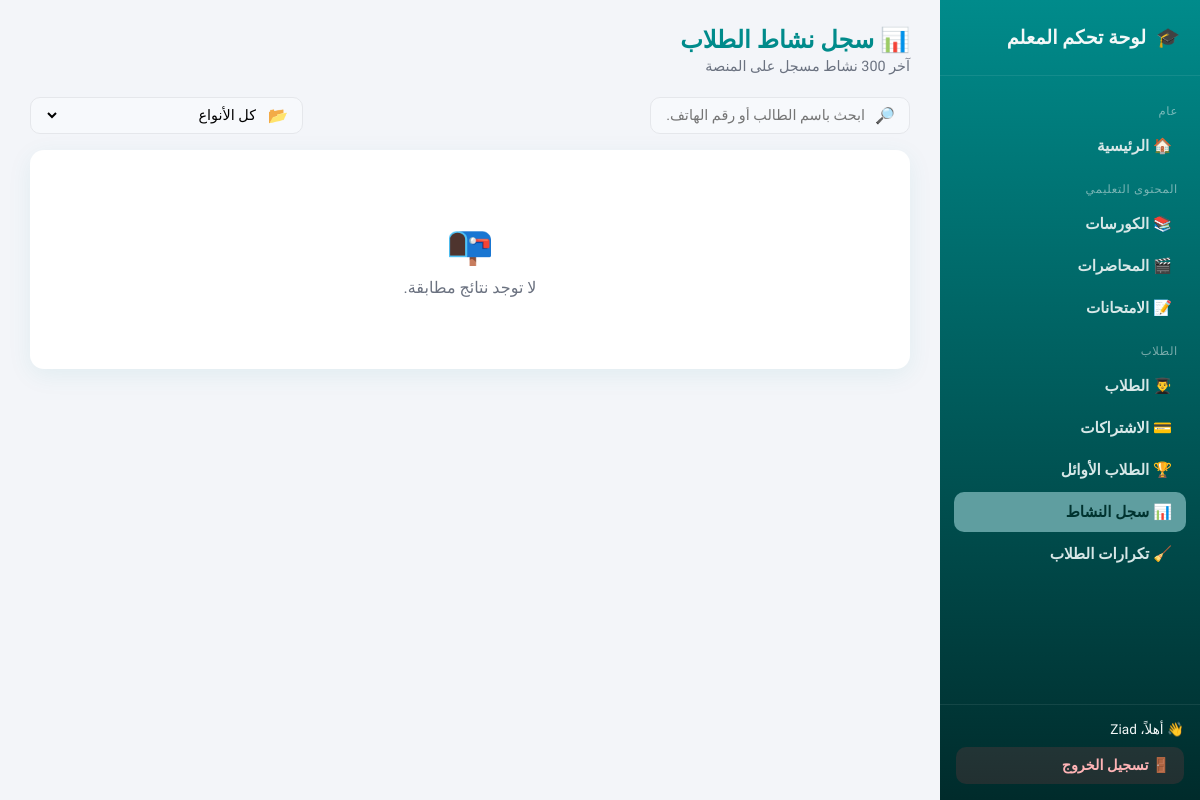
Before: /dashboard/activity-log/ (signed in) with the older database file.
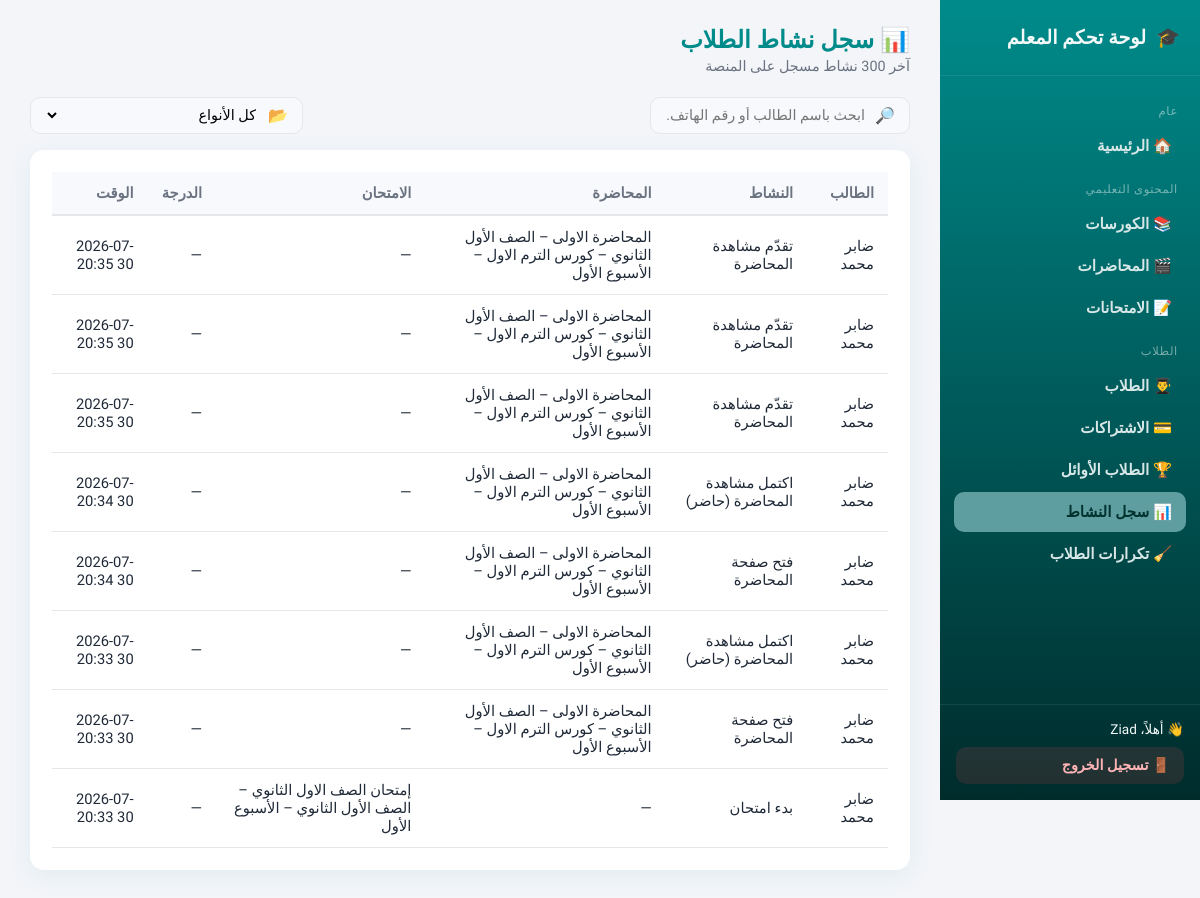
After: the same page with the newer database file.
### accounts/models.py (models this page shows, shortened)
class ActivityLog(models.Model):
    ACTIVITY_TYPES = [
        ('lecture_view', 'فتح صفحة المحاضرة'),
        ('lecture_progress', 'تقدّم مشاهدة المحاضرة'),
        ('lecture_present', 'اكتمل مشاهدة المحاضرة (حاضر)'),
        ('exam_started', 'بدء امتحان'),
        ('exam_submitted', 'تم إرسال إجابات الامتحان'),
        ('exam_completed', 'اكتمل الامتحان'),
        ('login', 'تسجيل دخول'),
        ('logout', 'تسجيل خروج'),
        ('other', 'نشاط آخر'),
    ]
    student = models.ForeignKey(
        'accounts.Student',
        on_delete=models.CASCADE,
        related_name='activity_logs',
        verbose_name="الطالب"
    )
    activity_type = models.CharField(max_length=30, choices=ACTIVITY_TYPES, verbose_name="نوع النشاط")
    lecture = models.ForeignKey('content.Lecture', null=True, blank=True, on_delete=models.CASCADE, verbose_name="المحاضرة")
    exam = models.ForeignKey('content.Exam', null=True, blank=True, on_delete=models.CASCADE, verbose_name="الامتحان")
    details = models.JSONField(null=True, blank=True, verbose_name="تفاصيل")
    score = models.FloatField(null=True, blank=True, verbose_name="الدرجة")
    created_at = models.DateTimeField(auto_now_add=True, verbose_name="الوقت")
    class Meta:
        verbose_name = "سجل نشاط"
        verbose_name_plural = "سجلات النشاط"
        ordering = ('-created_at',)

class Student(models.Model):
    user = models.OneToOneField(User, on_delete=models.CASCADE, null=True, blank=True)
    full_name = models.CharField(max_length=150, verbose_name="الاسم رباعي")
    parent_phone_number = models.CharField(max_length=15, unique=True, verbose_name="رقم هاتف ولي الأمر")
    governorate = models.CharField(max_length=100, verbose_name="المحافظة")
    grade = models.CharField(
        max_length=50,
        verbose_name="الصف الدراسي",
        choices=[
            ('1', 'الصف الأول الثانوي'),
            ('2', 'الصف الثاني الثانوي'),
            ('3', 'الصف الثالث الثانوي'),
            ('4', 'أولى إعدادي'),
            ('5', 'تانية إعدادي'),
            ('6', 'تالته إعدادي'),
        ]
    )
    password = models.CharField(max_length=128, verbose_name="كلمة المرور", default='default_password')
    courses = models.ManyToManyField(Course, related_name='student_courses', verbose_name="الكورسات", blank=True)
    viewed_lectures = models.ManyToManyField('content.Lecture', related_name='students_who_watched', verbose_name="المحاضرات المشاهدة", blank=True)
    attempted_exams = models.ManyToManyField('content.Exam', related_name='students_who_attempted', verbose_name="الامتحانات المجربة", blank=True)
    videos_watched = models.PositiveIntegerField(default=0, verbose_name="عدد الفيديوهات المشاهدة")
    exams_completed = models.PositiveIntegerField(default=0, verbose_name="عدد الاختبارات المنهية")
    average_score = models.FloatField(default=0.0, verbose_name="متوسط النتائج")
    total_lecture_time = models.PositiveIntegerField(default=0, verbose_name="إجمالي مدة المحاضرات (بالدقائق)")
    total_video_views = models.PositiveIntegerField(default=0, verbose_name="إجمالي عدد مرات مشاهدة الفيديوهات")
    total_exam_views = models.PositiveIntegerField(default=0, verbose_name="إجمالي عدد مرات فتح الاختبارات")
    total_exam_completions = models.PositiveIntegerField(default=0, verbose_name="إجمالي عدد مرات إنهاء الاختبارات")
    def __str__(self):
        return self.full_name

### content/models.py (models this page shows, shortened)
class Lecture(models.Model):
    title          = models.CharField(max_length=255, verbose_name="عنوان المحاضرة")
    description    = models.TextField(verbose_name="الوصف", null=True, blank=True)
    video          = models.FileField(upload_to="videos/", verbose_name="ملف الفيديو", blank=True, null=True)
    youtube_iframe = models.TextField(verbose_name="كود تضمين فيديو YouTube", blank=True, null=True)
    grade       = models.CharField(max_length=10, choices=GRADE_CHOICES, verbose_name="الصف الدراسي", null=True, blank=True)
    course      = models.ForeignKey("content.Course", on_delete=models.CASCADE, verbose_name="الكورس", null=True, blank=True)
    week        = models.CharField(max_length=10, choices=WEEK_CHOICES, verbose_name="الأسبوع", null=True, blank=True)
    created_at  = models.DateTimeField(auto_now_add=True, verbose_name="تاريخ الإضافة", null=True, blank=True)
    duration_seconds = models.PositiveIntegerField(default=0, verbose_name="مدة المحاضرة بالثواني")
    def __str__(self):
        grade_disp  = dict(GRADE_CHOICES).get(self.grade, "غير محدد")
        week_disp   = self.get_week_display() if self.week else "غير محدد"
        course_name = self.course.title if self.course else "بدون كورس"
        return f"{self.title} – {grade_disp} – {course_name} – {week_disp}"

class Course(models.Model):
    title       = models.CharField(max_length=255, verbose_name="عنوان الكورس")
    description = models.TextField(verbose_name="الوصف")
    image       = models.ImageField(upload_to='course_images/', verbose_name="الصورة")
    price       = models.DecimalField(max_digits=10, decimal_places=2, verbose_name="السعر")
    grade       = models.CharField(max_length=10, choices=GRADE_CHOICES, verbose_name="الصف الدراسي", default='1')
    created_at  = models.DateTimeField(auto_now_add=True, verbose_name="تاريخ الإنشاء")
    updated_at  = models.DateTimeField(auto_now=True,      verbose_name="آخر تحديث")
    class Meta:
        verbose_name        = "Course"
        verbose_name_plural = "Courses"

class Exam(models.Model):
    title           = models.CharField(max_length=255, verbose_name="عنوان الامتحان")
    description     = models.TextField(verbose_name="الوصف", null=True, blank=True)
    grade           = models.CharField(max_length=10, choices=GRADE_CHOICES, verbose_name="الصف الدراسي", null=True, blank=True)
    course          = models.ForeignKey("content.Course", on_delete=models.CASCADE, verbose_name="الكورس", null=True, blank=True)
    week            = models.CharField(max_length=10, choices=WEEK_CHOICES, verbose_name="الأسبوع", null=True, blank=True)
    created_at      = models.DateTimeField(auto_now_add=True, verbose_name="تاريخ الإضافة", null=True, blank=True)
    total_mcq_score = models.PositiveIntegerField(default=0, verbose_name="المجموع الكلي للاختيارات")
    duration_minutes= models.PositiveIntegerField(default=30, verbose_name="مدة الامتحان (دقائق)")
    def __str__(self):
        grade_disp = dict(GRADE_CHOICES).get(self.grade, "غير محدد")
        week_disp  = self.get_week_display() if self.week else "غير محدد"
        return f"{self.title} – {grade_disp} – {week_disp}"

### dashboard/views.py (the view)
# urls.py: path('activity-log/', views.activity_log_list, name='activity_log'),
@staff_required
def activity_log_list(request):
    qs = ActivityLog.objects.select_related('student', 'lecture', 'exam').order_by('-created_at')
    student_q = request.GET.get('student', '').strip()
    type_q = request.GET.get('type', '').strip()
    if student_q:
        qs = qs.filter(
            Q(student__full_name__icontains=student_q) |
            Q(student__parent_phone_number__icontains=student_q)
        )
    if type_q:
        qs = qs.filter(activity_type=type_q)
    return render(request, 'dashboard/activity_log.html', {
        'logs': qs[:300],
        'student_q': student_q,
        'type_q': type_q,
        'activity_types': ActivityLog.ACTIVITY_TYPES,
        'active_nav': 'activity-log',
    })

### accounts/context_processors.py (called while the page is built)
def student_session(request):
    is_registered = request.session.get("is_registered", False)
    student_name = request.session.get("student_name", None)
    student_obj = None
    student_id = request.session.get("student_id")
    if student_id:
        try:
            student_obj = Student.objects.filter(id=student_id).first()
        except Exception:
            student_obj = None
    return {
        "is_registered": is_registered,
        "student_name": student_name,
        "student": student_obj,
    }

### dashboard/templates/dashboard/activity_log.html (shortened to what this page needs)
{% extends "dashboard/base.html" %}
{% block content %}
<div class="dash-topbar">
  <div>
    <h1>📊 سجل نشاط الطلاب</h1>
    <div class="subtitle">آخر 300 نشاط مسجل على المنصة</div>
  </div>
</div>
<div class="toolbar">
  <form class="search-box" method="get" style="min-width:260px;">
    <span>🔎</span>
    <input type="text" name="student" placeholder="ابحث باسم الطالب أو رقم الهاتف..." value="{{ student_q }}" />
  </form>
  <form class="search-box" method="get" style="min-width:220px;">
    <span>📂</span>
    <select name="type" onchange="this.form.submit()" style="border:none;background:transparent;font-family:inherit;font-size:0.9rem;flex:1;">
      <option value="">كل الأنواع</option>
    </select>
  </form>
</div>
<div class="panel">
  {% if logs %}
  <div class="table-wrap">
    <table class="dash-table">
      <thead>
        <tr>
          <th>الطالب</th>
          <th>النشاط</th>
          <th>المحاضرة</th>
          <th>الامتحان</th>
          <th>الدرجة</th>
          <th>الوقت</th>
        </tr>
      </thead>
      <tbody>
        {% for log in logs %}
        <tr>
          <td>{{ log.student }}</td>
          <td>{{ log.get_activity_type_display }}</td>
          <td>{{ log.lecture|default:"—" }}</td>
          <td>{{ log.exam|default:"—" }}</td>
          <td>{{ log.score|default:"—" }}</td>
          <td>{{ log.created_at|date:"Y-m-d H:i" }}</td>
        </tr>
        {% endfor %}
      </tbody>
    </table>
  </div>
  {% else %}
  <div class="empty-state">
    <div class="emoji">📭</div>
    لا توجد نتائج مطابقة.
  </div>
  {% endif %}
</div>
{% endblock %}

Changed rows visible on the page:
added ActivityLog: student "ضابر محمد", activity_type "تقدّم مشاهدة المحاضرة", lecture "المحاضرة الاولى – الصف الأول الثانوي – كورس الترم الاول – الأسبوع الأول", exam "—", score "—", created_at "2026-07-30 20:35"
added ActivityLog: student "ضابر محمد", activity_type "تقدّم مشاهدة المحاضرة", lecture "المحاضرة الاولى – الصف الأول الثانوي – كورس الترم الاول – الأسبوع الأول", exam "—", score "—", created_at "2026-07-30 20:35"
added ActivityLog: student "ضابر محمد", activity_type "تقدّم مشاهدة المحاضرة", lecture "المحاضرة الاولى – الصف الأول الثانوي – كورس الترم الاول – الأسبوع الأول", exam "—", score "—", created_at "2026-07-30 20:35"
added ActivityLog: student "ضابر محمد", activity_type "اكتمل مشاهدة المحاضرة (حاضر)", lecture "المحاضرة الاولى – الصف الأول الثانوي – كورس الترم الاول – الأسبوع الأول", exam "—", score "—", created_at "2026-07-30 20:34"
added ActivityLog: student "ضابر محمد", activity_type "فتح صفحة المحاضرة", lecture "المحاضرة الاولى – الصف الأول الثانوي – كورس الترم الاول – الأسبوع الأول", exam "—", score "—", created_at "2026-07-30 20:34"
added ActivityLog: student "ضابر محمد", activity_type "اكتمل مشاهدة المحاضرة (حاضر)", lecture "المحاضرة الاولى – الصف الأول الثانوي – كورس الترم الاول – الأسبوع الأول", exam "—", score "—", created_at "2026-07-30 20:33"
added ActivityLog: student "ضابر محمد", activity_type "فتح صفحة المحاضرة", lecture "المحاضرة الاولى – الصف الأول الثانوي – كورس الترم الاول – الأسبوع الأول", exam "—", score "—", created_at "2026-07-30 20:33"
added ActivityLog: student "ضابر محمد", activity_type "بدء امتحان", lecture "—", exam "إمتحان الصف الاول الثانوي – الصف الأول الثانوي – الأسبوع الأول", score "—", created_at "2026-07-30 20:33"
Other visible differences:
text no longer shown: "📭 لا توجد نتائج مطابقة."
text now shown: "الطالب النشاط المحاضرة الامتحان الدرجة الوقت"
